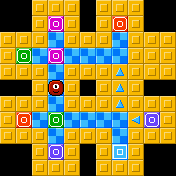

Below is a game level as drawn by its tile map, then a one-line description and the .tmx file that defines it, in full:
An orthogonal 11x11 tile map with 16x16 px tiles, 3 tile layers (floor, walls, items).

<map version="1.10" tiledversion="1.11.0" orientation="orthogonal" renderorder="left-up" width="11" height="11" tilewidth="16" tileheight="16" infinite="0" nextlayerid="4" nextobjectid="1">
 <editorsettings>
  <export format="defold" />
 </editorsettings>
 <properties>
  <property name="moves" type="int" value="5" />
  <property name="name" value="HASHTAG" />
 </properties>
 <tileset firstgid="1" source="tiles.tsx" />
 <layer id="1" name="floor" width="11" height="11">
  <data encoding="csv">
0,0,0,0,0,0,0,0,0,0,0,
0,0,0,52,0,0,0,52,0,0,0,
0,0,0,52,0,0,0,52,0,0,0,
0,52,52,52,52,52,52,52,0,0,0,
0,0,0,52,0,0,0,52,0,0,0,
0,0,0,52,0,0,0,52,0,0,0,
0,0,0,52,0,0,0,52,0,0,0,
0,52,52,52,52,52,52,52,52,52,0,
0,0,0,52,0,0,0,52,0,0,0,
0,0,0,52,0,0,0,52,0,0,0,
0,0,0,0,0,0,0,0,0,0,0
</data>
 </layer>
 <layer id="2" name="walls" width="11" height="11">
  <data encoding="csv">
0,0,51,51,51,0,51,51,51,0,0,
0,0,51,0,51,0,51,0,51,0,0,
51,51,51,0,51,51,51,0,51,51,51,
51,0,0,0,0,0,0,0,51,51,51,
51,51,51,0,51,51,51,0,51,51,51,
0,0,51,0,51,0,51,0,51,0,0,
51,51,51,0,51,51,51,0,51,51,51,
51,0,0,0,0,0,0,0,0,0,51,
51,51,51,0,51,51,51,0,51,51,51,
0,0,51,0,51,0,51,0,51,0,0,
0,0,51,51,51,0,51,51,51,0,0
</data>
 </layer>
 <layer id="3" name="items" width="11" height="11">
  <data encoding="csv">
0,0,0,0,0,0,0,0,0,0,0,
0,0,0,8,0,0,0,9,0,0,0,
0,0,0,0,0,0,0,0,0,0,0,
0,7,0,8,0,0,0,0,0,0,0,
0,0,0,0,0,0,0,5,0,0,0,
0,0,0,2,0,0,0,5,0,0,0,
0,0,0,0,0,0,0,5,0,0,0,
0,9,0,7,0,0,0,0,3,10,0,
0,0,0,0,0,0,0,0,0,0,0,
0,0,0,10,0,0,0,1,0,0,0,
0,0,0,0,0,0,0,0,0,0,0
</data>
 </layer>
</map>
